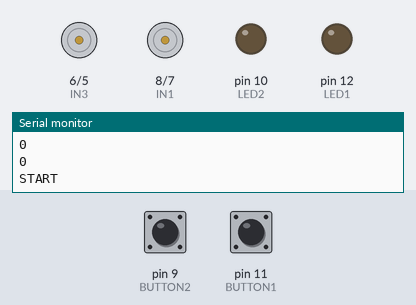
A sketch run on a simulated Arduino Uno, built with avr-gcc and run on an emulated ATmega328P. Shown: motor-driver pin pairs drawn as motors (green arrow = first pin HIGH = forward, orange = second pin HIGH = backward, longer = more drive), output pins drawn as LEDs (lit = HIGH), the last lines printed to the serial monitor. The inputs (shaded band) are chosen by the test bench; at power-on: pin 9 (BUTTON2) HIGH, pin 11 (BUTTON1) HIGH. The local clock reads 2024-03-15 10:24:30 at power-on unless the sketch sets it.

Above: at 4.8 s.
4.9 s: pin 9 (BUTTON2) pulled LOW for 3.2 s
At 6.2 s:
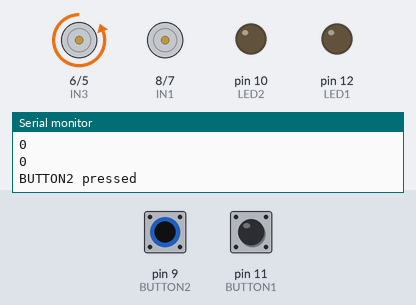
9.6 s: pin 11 (BUTTON1) pulled LOW for 0.15 s
At 10.7 s:
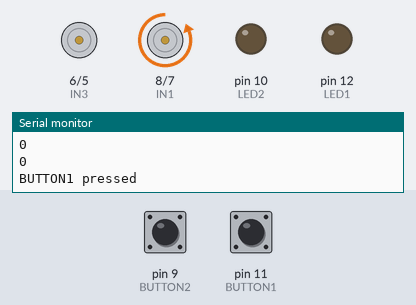
12.7 s: pin 11 (BUTTON1) pulled LOW for 1 s
At 13.2 s:
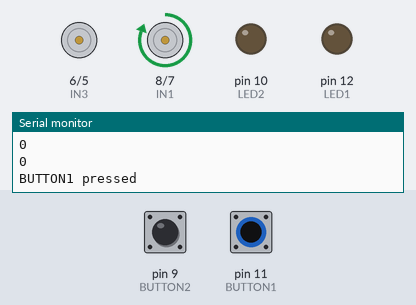
16.2 s: pin 11 (BUTTON1) pulled LOW for 3.2 s
At 16.7 s:
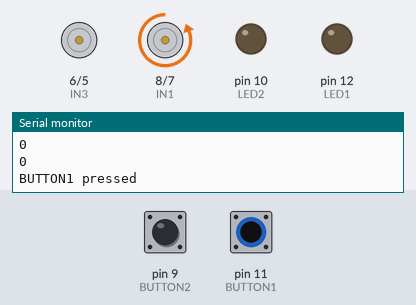
21.7 s: pin 9 (BUTTON2) pulsed LOW 2 times (0.12 s each, 0.3 s apart)
At 22.3 s:
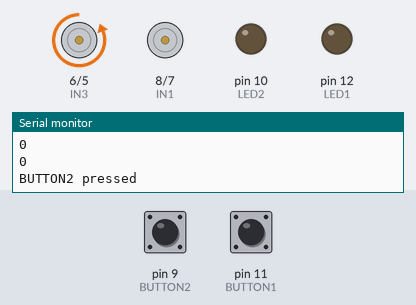
Timing chart, 0 to 25.2 s (numbered marks = the images above; inputs shaded):
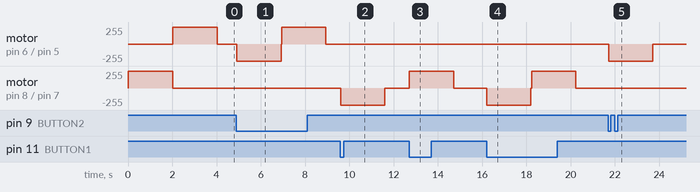

The sketch:

only_pumps1.ino
```cpp
#include <Arduino.h>
#include <RTClib.h>

#define BUTTON1        11
#define IN1            8
#define IN2            7
#define LED1           12

#define BUTTON2        9
#define IN3            6
#define IN4            5
#define LED2           10

RTC_DS3231 rtc;

enum PumpID {
    PUMP1,
    PUMP2
};

// Settings
// scheduling
const unsigned long onByButtonTimer = 3600000; // 60 minutes in milliseconds
const unsigned long offByButtonTimer = 7200000; // 120 minutes in milliseconds

const int P1turnOnHH = 1;
const int P1turnOffHH = 5;
const bool P1turnOnMonths[12] = {false, false, false, true, true, true, true, true, true, false, false, false};
const int P1skipDaysPerMonth[12]= {0, 0, 0, 5, 1, 0, 0, 0, 1, 0, 0, 0};

const int P2turnOnHH = 1;
const int P2turnOffHH = 5;
const bool P2turnOnMonths[12] = {false, false, false, true, true, true, true, true, true, false, false, false};
const int P2skipDaysPerMonth[12]= {0, 0, 0, 5, 2, 1, 1, 1, 2, 0, 0, 0};

// Initialize state
// pumps
bool P1isOn = false;
unsigned long P1buttonPressRecentUntil = 0;
unsigned long P1turnedOffAt = 0;

bool P2isOn = false;
unsigned long P2buttonPressRecentUntil = 0;
unsigned long P2turnedOffAt = 0;

DateTime customTime;


void setup() {
    Serial.begin(9600);

    pinMode(IN1, OUTPUT);
    pinMode(IN2, OUTPUT);
    pinMode(IN3, OUTPUT);
    pinMode(IN4, OUTPUT);
    pinMode(LED1, OUTPUT);
    pinMode(LED2, OUTPUT);
    pinMode (BUTTON1, INPUT_PULLUP);
    pinMode (BUTTON2, INPUT_PULLUP);

    digitalWrite (IN1,LOW);
    digitalWrite (IN2,LOW);
    digitalWrite (IN3,LOW);
    digitalWrite (IN4,LOW);

}

DateTime now() {
    // Set date and time (format: Year, Months, Day, Hours, Minute, Seconds)
    rtc.adjust(DateTime(2024, 6, 11, 2, 0, 1));
    return rtc.now();
}


bool IsPumpOn(PumpID pump) {
   if (pump == PUMP1) {
       return P1isOn;
   } else if (pump == PUMP2) {
       return P2isOn;
   }
   return false;
}

bool IsItTimeToBeOn(PumpID pump) {
  int turnOnHH, turnOffHH;
  const int* skipDaysPerMonth;
  const bool* turnOnMonths;
  unsigned long turnedOffAt;

    if (pump == PUMP1) {
        turnOnHH = P1turnOnHH;
        turnOffHH = P1turnOffHH;
    turnOnMonths = P1turnOnMonths;
        skipDaysPerMonth = P1skipDaysPerMonth;
       turnedOffAt = P1turnedOffAt;
    } else if (pump == PUMP2) {
        turnOnHH = P2turnOnHH;
        turnOffHH = P2turnOffHH;
        turnOnMonths = P2turnOnMonths;
        skipDaysPerMonth = P2skipDaysPerMonth;
        turnedOffAt = P2turnedOffAt;
    } else {
        return false;
    }

  int hh = now().hour();
  int mm = now().month();
  if (turnOnMonths[mm-1] == true ){
    if (hh >= turnOnHH && hh < turnOffHH) {
      unsigned long skippedDays = (now().unixtime() - turnedOffAt) / 86400;
      return skippedDays >= skipDaysPerMonth[mm-1];
    }
  }

  return false;
}

bool IsButtonPressed(PumpID pump) {
      if (pump == PUMP1) {
       if (digitalRead (BUTTON1) == 0) {
        Serial.println("BUTTON1 pressed");
      return true;
       }
    return false;
      }
    if (pump == PUMP2) {
       if (digitalRead (BUTTON2) == 0) {
        Serial.println("BUTTON2 pressed");
      return true;
        }
    return false;
      }
}

bool WasButtonPressedRecently(PumpID pump) {
    unsigned long recencyThreshold = (pump == PUMP1) ? P1buttonPressRecentUntil : P2buttonPressRecentUntil;
    return now().unixtime() <= recencyThreshold;
}

void TurnOnPump(PumpID pump, bool triggeredByButton) {
    if (pump == PUMP1) {
        digitalWrite(IN1, HIGH);  // Imposta il pin IN1 HIGH
        digitalWrite(IN2, LOW);   // Imposta il pin IN2 LOW
        delay(2000);
        digitalWrite(IN1, LOW);   // Imposta il pin IN1 LOW
        digitalWrite(IN2, LOW);   // Imposta il pin IN2 LOW
        P1isOn = true;
        Serial.println("PUMP1 ON");
    } else if (pump == PUMP2) {
        // TODO: Add code to turn on P2
        digitalWrite(IN3, HIGH);  // Imposta il pin IN1 HIGH
        digitalWrite(IN4, LOW);   // Imposta il pin IN2 LOW
      delay(2000);
        digitalWrite(IN3, LOW);   // Imposta il pin IN1 LOW
        digitalWrite(IN4, LOW);   // Imposta il pin IN2 LOW
       P2isOn = true;
       Serial.println("PUMP2 ON");
   }

    if (triggeredByButton) {
        if (pump == PUMP1) {
            P1buttonPressRecentUntil = now().unixtime() + onByButtonTimer;
        } else if (pump == PUMP2) {
            P2buttonPressRecentUntil = now().unixtime() + onByButtonTimer;
        }
    }
}

void TurnOffPump(PumpID pump, bool triggeredByButton) {
    if (pump == PUMP1) {
        // TODO: Add code to turn off P1
        digitalWrite(IN1, LOW);   // Imposta il pin IN1 LOW
       digitalWrite(IN2, HIGH);   // Imposta il pin IN2 HIGH
       delay(2000);
       digitalWrite(IN1, LOW);   // Imposta il pin IN1 LOW
        digitalWrite(IN2, LOW);   // Imposta il pin IN2 LOW
        P1isOn = false;
        P1turnedOffAt = now().unixtime();
        Serial.println("PUMP1 OFF");
    } else if (pump == PUMP2) {
        // TODO: Add code to turn off P2
        digitalWrite(IN3, LOW);   // Imposta il pin IN1 LOW
        digitalWrite(IN4, HIGH);   // Imposta il pin IN2 HIGH
        delay(2000);
        digitalWrite(IN3, LOW);   // Imposta il pin IN1 LOW
        digitalWrite(IN4, LOW);   // Imposta il pin IN2 LOW
        P2isOn = false;
        Serial.println("PUMP2 OFF");
       P2turnedOffAt = now().unixtime();
    }

    if (triggeredByButton) {
        if (pump == PUMP1) {
            P1buttonPressRecentUntil = now().unixtime() + offByButtonTimer;
        } else if (pump == PUMP2) {
            P2buttonPressRecentUntil = now().unixtime() + offByButtonTimer;
        }
    }
}

void loop() {
    Serial.println("START");
    Serial.println(PumpID());
    PumpID pumps[] = {PUMP1, PUMP2};
    Serial.println(PumpID());
    for (PumpID pump : pumps) {
        bool pumpIsOn = IsPumpOn(pump);
        bool itsTimeToBeOn = IsItTimeToBeOn(pump);
        bool buttonIsPressed = IsButtonPressed(pump);
       bool buttonPressedRecently = WasButtonPressedRecently(pump);

     if (!pumpIsOn) {
            if (buttonIsPressed) {
                TurnOnPump(pump, true);
            } else if (itsTimeToBeOn && !buttonPressedRecently) {
               TurnOnPump(pump, false);
           }
        } else {
            if (buttonIsPressed) {
                TurnOffPump(pump, true);
            } else if (!itsTimeToBeOn && !buttonPressedRecently) {
                TurnOffPump(pump, false);
           }
        }
    }
}
```

Measured:
- after the input at 4.9 s, motor on pin 6 (IN3) / pin 5 (IN4): stopped → backward 255/255 at once, → forward 255/255 2.0 s later, → stopped 2.0 s later
- after the input at 9.6 s, motor on pin 8 (IN1) / pin 7 (IN2): stopped → backward 255/255 at once, → stopped 2.0 s later
- after the input at 12.7 s, motor on pin 8 (IN1) / pin 7 (IN2): stopped → forward 255/255 at once, → stopped 2.0 s later
- after the input at 16.2 s, motor on pin 8 (IN1) / pin 7 (IN2): stopped → backward 255/255 at once, → forward 255/255 2.0 s later, → stopped 2.0 s later
- after the input at 21.7 s, motor on pin 6 (IN3) / pin 5 (IN4): stopped → backward 255/255 at once, → stopped 2.0 s later
